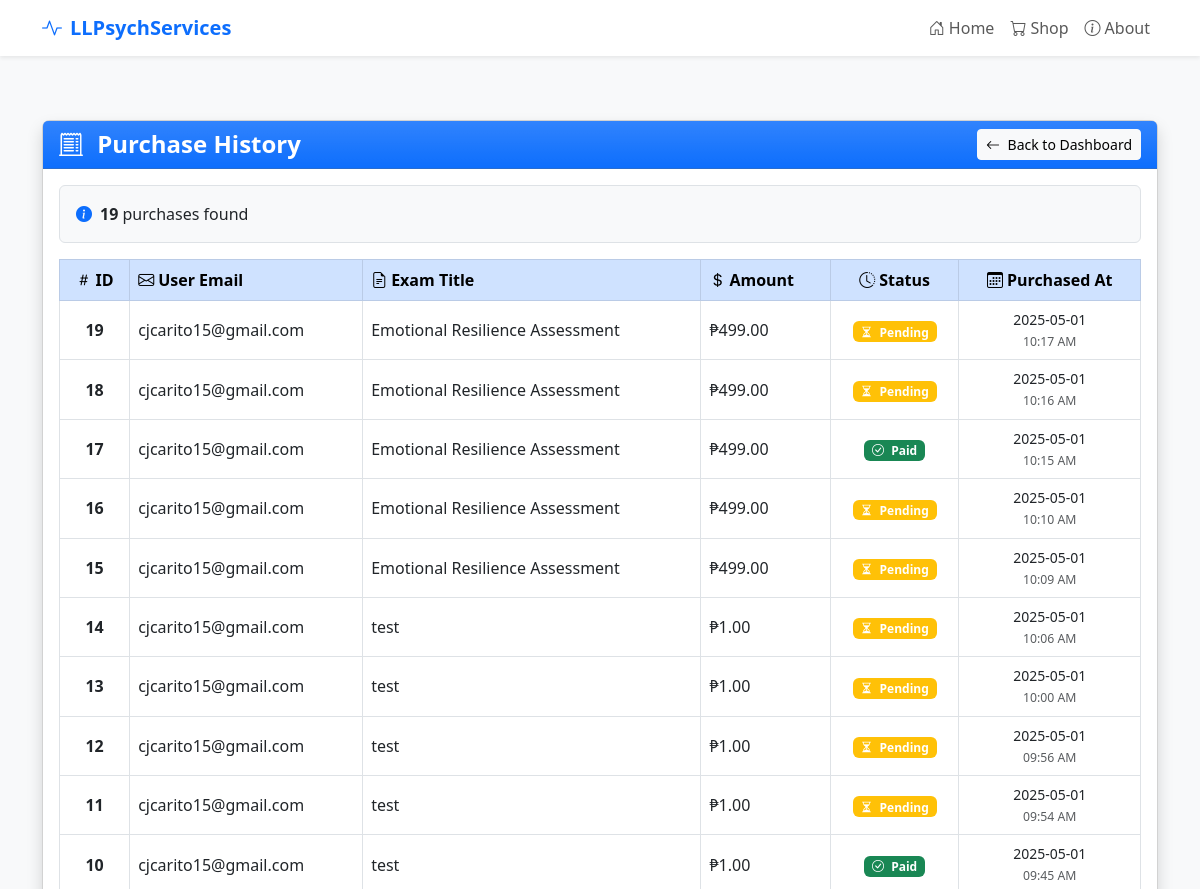
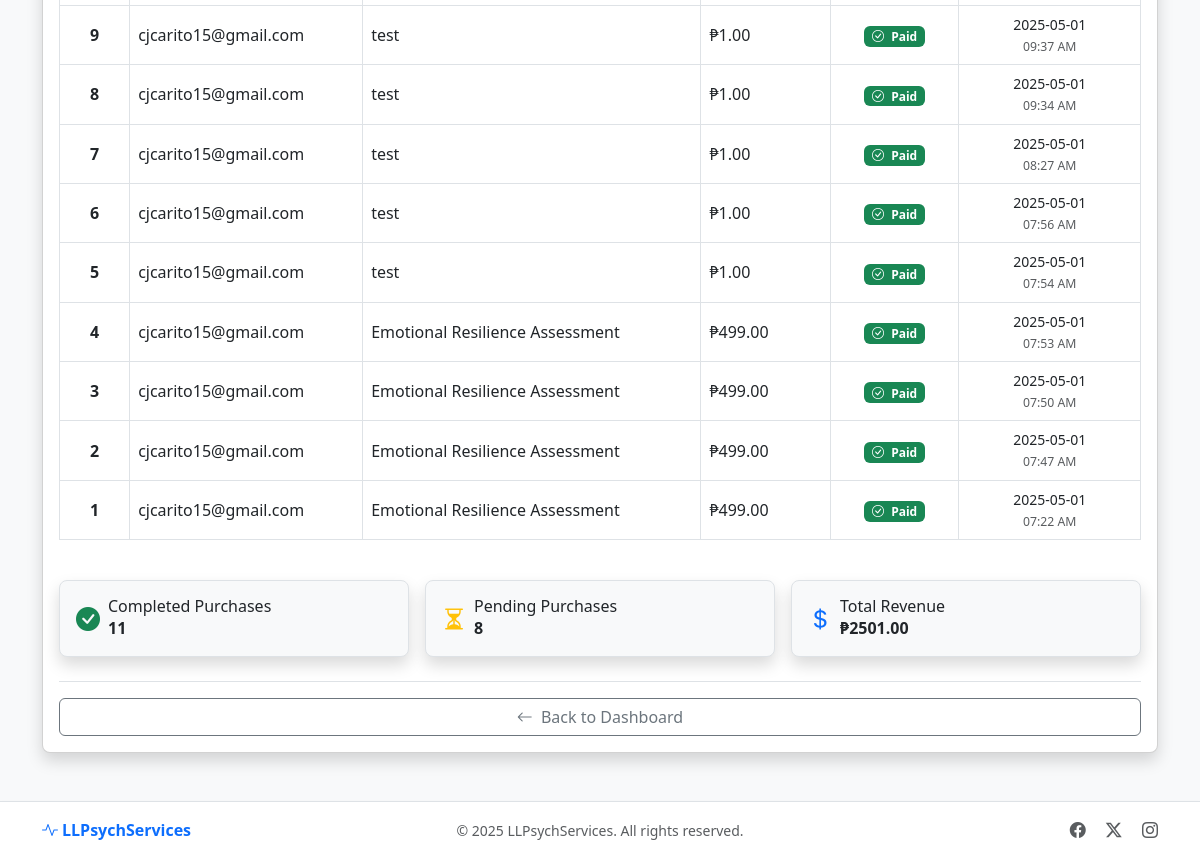
Before: /admin/purchases (signed in) with the older database file (2 pictures, top to bottom).
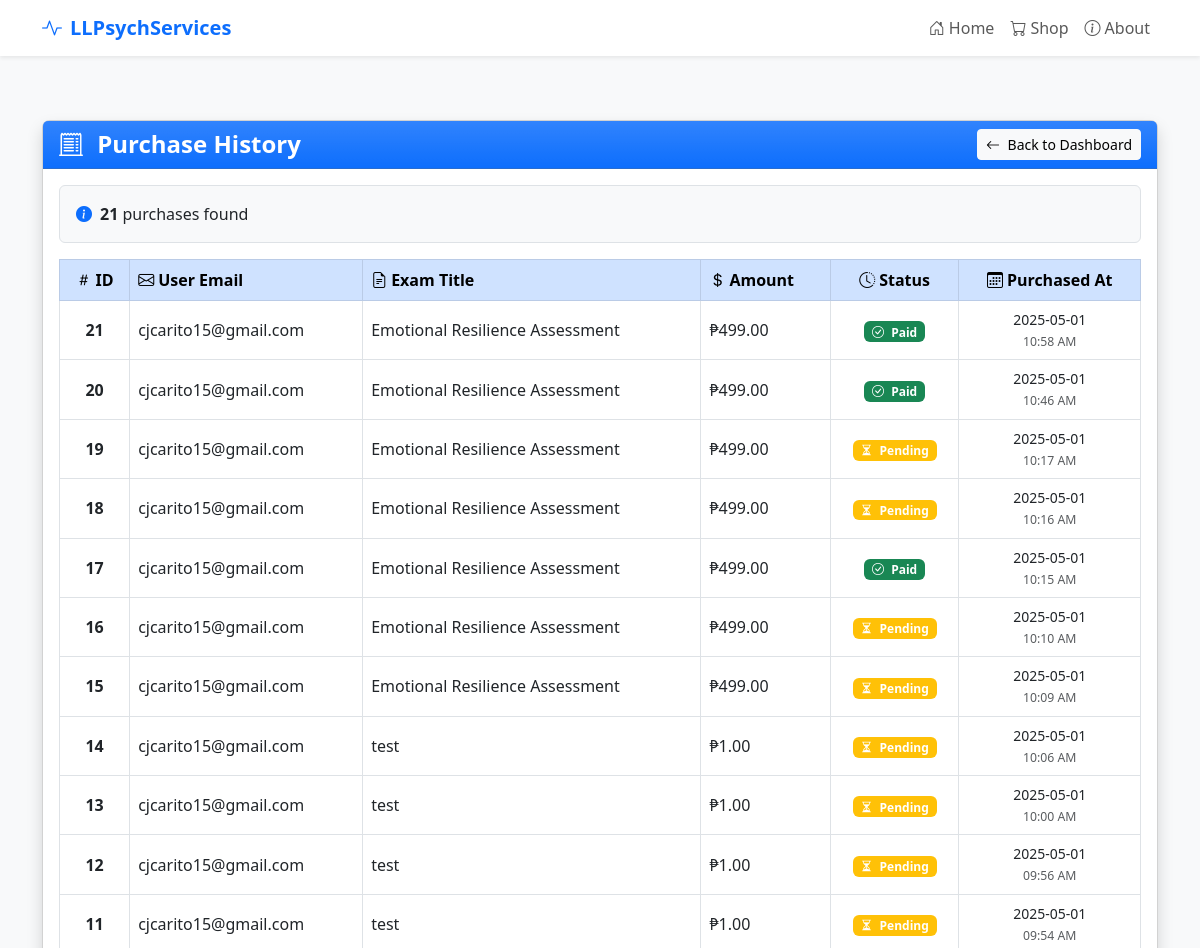
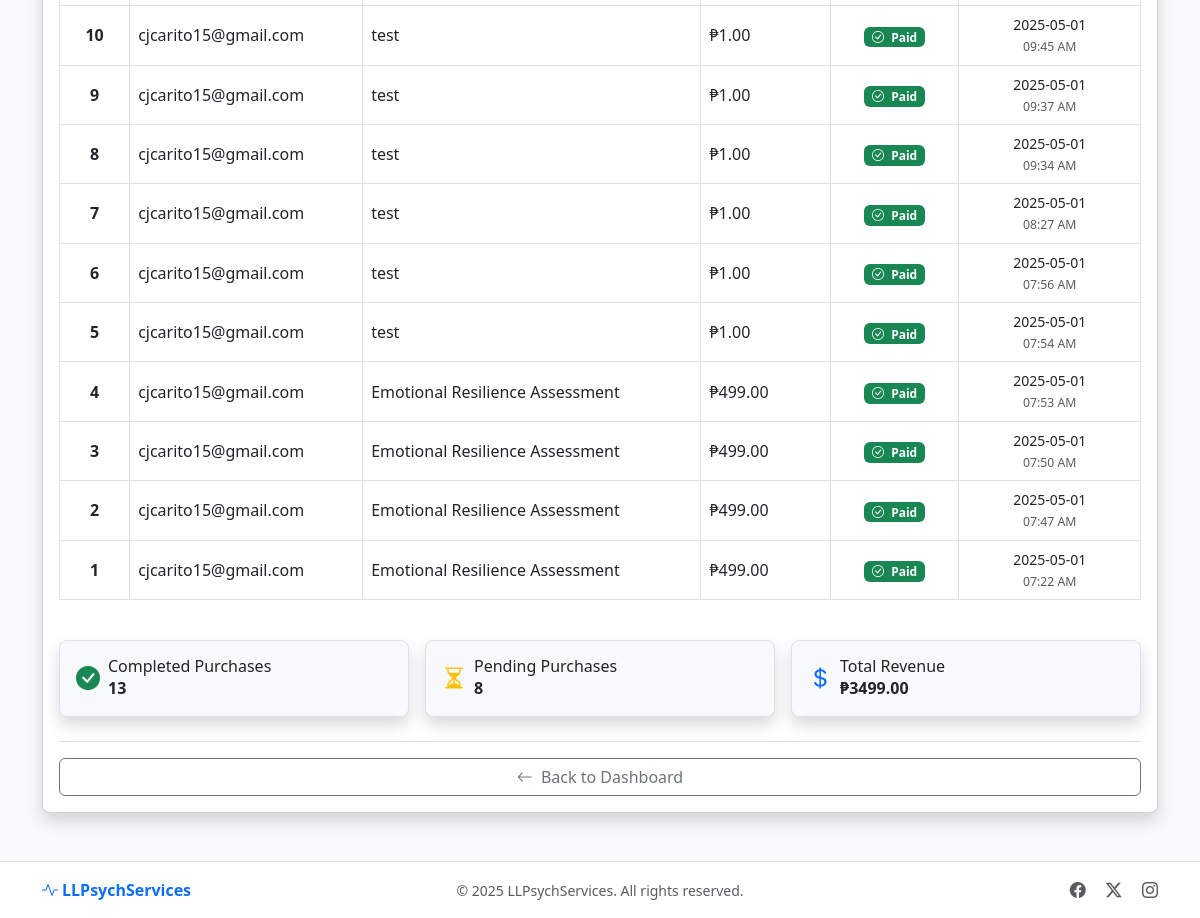
After: the same page with the newer database file (2 pictures, top to bottom).
### models.py (models this page shows, shortened)
class Purchase(db.Model):
    id = db.Column(db.Integer, primary_key=True)
    exam_id = db.Column(db.Integer, db.ForeignKey('exam.id'), nullable=False)
    email = db.Column(db.String(120), nullable=False)
    access_token = db.Column(db.String(100), unique=True, nullable=False)
    payment_id = db.Column(db.String(100), nullable=True)
    payment_status = db.Column(db.String(20), default='pending')
    answers = db.Column(db.Text, nullable=True)  # Store user answers as JSON
    purchased_at = db.Column(db.DateTime, default=datetime.utcnow)
    exam = db.relationship('Exam', backref=db.backref('purchases', lazy=True))

class Exam(db.Model):
    id = db.Column(db.Integer, primary_key=True)
    title = db.Column(db.String(100), nullable=False)
    exam_type = db.Column(db.String(20))  # 'content' or 'likert'
    description = db.Column(db.Text, nullable=False)
    price = db.Column(db.Float, nullable=False)
    content = db.Column(db.Text, nullable=False)
    questions = db.Column(db.Text, nullable=True)  # Stored as JSON
    exam_type = db.Column(db.String(20), default='content')  # 'content' or 'likert'
    created_at = db.Column(db.DateTime, default=datetime.utcnow)
    scoring_rules = db.Column(db.Text, nullable=True)

### routes/admin.py (the view)
@admin_bp.route('/purchases')
@admin_required
def purchases():
    purchases = Purchase.query.order_by(Purchase.purchased_at.desc()).all()
    return render_template('admin/purchases.html', purchases=purchases)

### routes/admin.py (called while the page is built)
def admin_required(f):
    @wraps(f)
    def decorated_function(*args, **kwargs):
        if not session.get('admin_logged_in'):
            flash('Please log in to access the admin area.', 'warning')
            return redirect(url_for('admin.login', next=request.url))
        return f(*args, **kwargs)
    return decorated_function

### templates/admin/purchases.html (shortened to what the changed rows need)
{% extends 'base.html' %}
{% block content %}
<div class="container py-3 py-md-4">
  <div class="row justify-content-center">
    <div class="col-12">
      <div class="card shadow">
        <div class="card-header bg-primary bg-gradient text-white">
          <div class="d-flex flex-column flex-sm-row justify-content-between align-items-start align-items-sm-center">
            <h1 class="h4 mb-2 mb-sm-0 fw-bold">
              <i class="bi bi-receipt-cutoff me-2"></i> Purchase History
            </h1>
          </div>
        </div>
        <div class="card-body">
          <div class="mb-3">
            <div class="alert alert-info bg-light text-dark border">
              <div class="d-flex align-items-center">
                <div>
                  <span class="fw-bold">{{ purchases|length }}</span> purchase{{ "s" if purchases|length != 1 else "" }} found
                </div>
              </div>
            </div>
          </div>
          <div class="table-responsive">
            <table class="table table-bordered table-hover align-middle">
              <thead class="table-primary bg-gradient">
                <tr>
                  <th class="text-center">
                    <i class="bi bi-hash me-1"></i>ID
                  </th>
                  <th>
                    <i class="bi bi-envelope me-1"></i>User Email
                  </th>
                  <th>
                    <i class="bi bi-file-earmark-text me-1"></i>Exam Title
                  </th>
                  <th>
                    <i class="bi bi-currency-dollar me-1"></i>Amount
                  </th>
                  <th class="text-center">
                    <i class="bi bi-clock-history me-1"></i>Status
                  </th>
                  <th class="text-center">
                    <i class="bi bi-calendar3 me-1"></i>Purchased At
                  </th>
                </tr>
              </thead>
              <tbody>
                {% for purchase in purchases %}
                  <tr>
                    <td class="text-center fw-bold">{{ purchase.id }}</td>
                    <td>{{ purchase.email }}</td>
                    <td>{{ purchase.exam.title if purchase.exam else 'N/A' }}</td>
                    <td>₱{{ "%.2f"|format(purchase.exam.price) if purchase.exam else '0.00' }}</td>
                    <td class="text-center">
                      <span class="badge {{ 'bg-success' if purchase.payment_status == 'paid' else 'bg-warning' }}">
                        <i class="bi bi-{{ 'check-circle' if purchase.payment_status == 'paid' else 'hourglass-split' }} me-1"></i>
                        {{ purchase.payment_status | capitalize }}
                      </span>
                    </td>
                    <td class="text-center small">
                      <span class="d-block">{{ purchase.purchased_at.strftime('%Y-%m-%d') }}</span>
                      <small class="text-muted">{{ purchase.purchased_at.strftime('%I:%M %p') }}</small>
                    </td>
                  </tr>
                {% endfor %}
              </tbody>
            </table>
          </div>
          {% if purchases|length > 0 %}
          <div class="row g-3 mt-2">
            <div class="col-md-4">
              <div class="card bg-light border">
                <div class="card-body p-3">
                  <div class="d-flex align-items-center">
                    <i class="bi bi-check-circle-fill text-success fs-4 me-2"></i>
                    <div>
                      <h6 class="mb-0">Completed Purchases</h6>
                      <span class="fw-bold">{{ purchases|selectattr('payment_status', 'equalto', 'paid')|list|length }}</span>
                    </div>
                  </div>
                </div>
              </div>
            </div>
            <div class="col-md-4">
              <div class="card bg-light border">
                <div class="card-body p-3">
                  <div class="d-flex align-items-center">
                    <i class="bi bi-hourglass-split text-warning fs-4 me-2"></i>
                    <div>
                      <h6 class="mb-0">Pending Purchases</h6>
                      <span class="fw-bold">{{ purchases|selectattr('payment_status', 'equalto', 'pending')|list|length }}</span>
                    </div>
                  </div>
                </div>
              </div>
            </div>
            <div class="col-md-4">
              <div class="card bg-light border">
                <div class="card-body p-3">
                  <div class="d-flex align-items-center">
                    <i class="bi bi-currency-dollar text-primary fs-4 me-2"></i>
                    <div>
                      <h6 class="mb-0">Total Revenue</h6>
                      <span class="fw-bold">₱{{ "%.2f"|format(purchases|selectattr('payment_status', 'equalto', 'paid')|sum(attribute='exam.price')) }}</span>
                    </div>
                  </div>
                </div>
              </div>
            </div>
          </div>
          {% endif %}
        </div>
      </div>
    </div>
  </div>
</div>
{% endblock %}

Changed rows visible on the page:
added Purchase: id "21", email "cjcarito15@gmail.com", exam "Emotional Resilience Assessment", {{ "%.2f"|format(purchase.exam.price) if purchase.exam else '0.00' }} "499.00", payment_status "Paid", purchased_at "2025-05-01", purchased_at "10:58 AM"
added Purchase: id "20", email "cjcarito15@gmail.com", exam "Emotional Resilience Assessment", {{ "%.2f"|format(purchase.exam.price) if purchase.exam else '0.00' }} "499.00", payment_status "Paid", purchased_at "2025-05-01", purchased_at "10:46 AM"
Other visible differences:
{{ purchases|length }}: "19" → "21"
{{ purchases|selectattr('payment_status', 'equalto', 'paid')|list|length }}: "11" → "13"
text no longer shown: "2501.00"
text now shown: "3499.00"
